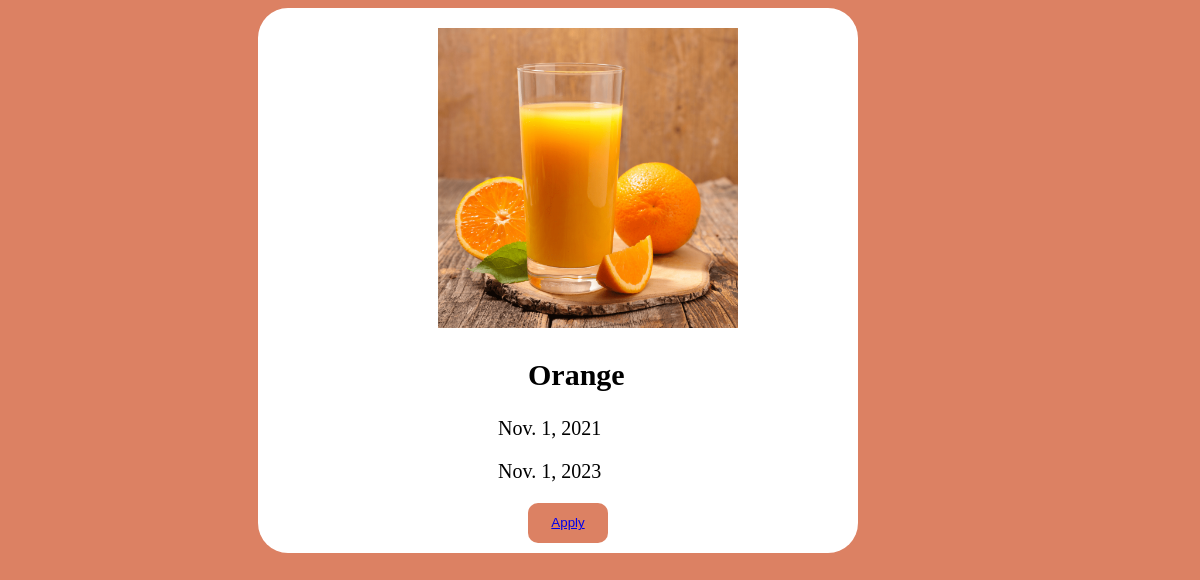
Page /profile/1/ on the committed database.
### homePage/models.py (models this page shows)
class Products(models.Model):
    picture= models.ImageField(upload_to='images/',null= True)
    product_name= models.CharField(max_length=12, null=True)
    start_date= models.DateField(null=True)
    end_date= models.DateField(null=True)

### homePage/views.py (the view)
# urls.py: path("profile/<int:id>/", product_view, name="product_view"),
def product_view(request,id):
    product= Products.objects.get(id=id)
    return render(request, "product_view.html",{"product":product})

### homePage/templates/product_view.html (shortened to what this page needs)
<!DOCTYPE html>
<html>
<head>
</head>
<body>
    <div class="container">
        {% if product.picture %}
            <img src="{{product.picture.url}}">
            {% endif %}
        <h2>{{product.product_name}}</h2>
        <p>{{product.start_date}}</p>
        <p>{{product.end_date}}</p>
        <button> <a href="{% url 'register' %}"> Apply</a></button>
    </div>
</body>
</html>

### homePage/templates/product_view.html (style rules this page uses)
body { background-color: rgba(213, 104, 68, 0.83); font-size: 10px; font-family: Verdana; }
p, img, h2 { padding-left: 30%; }
h2 { margin-left: 15%; }
p { margin-left: 10%; }
img { margin-top: 20px; width: 50%; height: 20%; }
.container { background-color: white; margin-left: 250px; width: 600px; font-size: 20px; border-radius: 30px; margin-right: 250px; }
button { background-color:rgba(213, 104, 68, 0.83); color: white; border-radius: 10px; height: 40px; width: 80px; margin-left: 45%; margin-bottom: 10px; text-decoration: none; border: none; }

### rows in the picture
Products: picture (picture), product_name "Orange", start_date "Nov. 1, 2021", end_date "Nov. 1, 2023"
